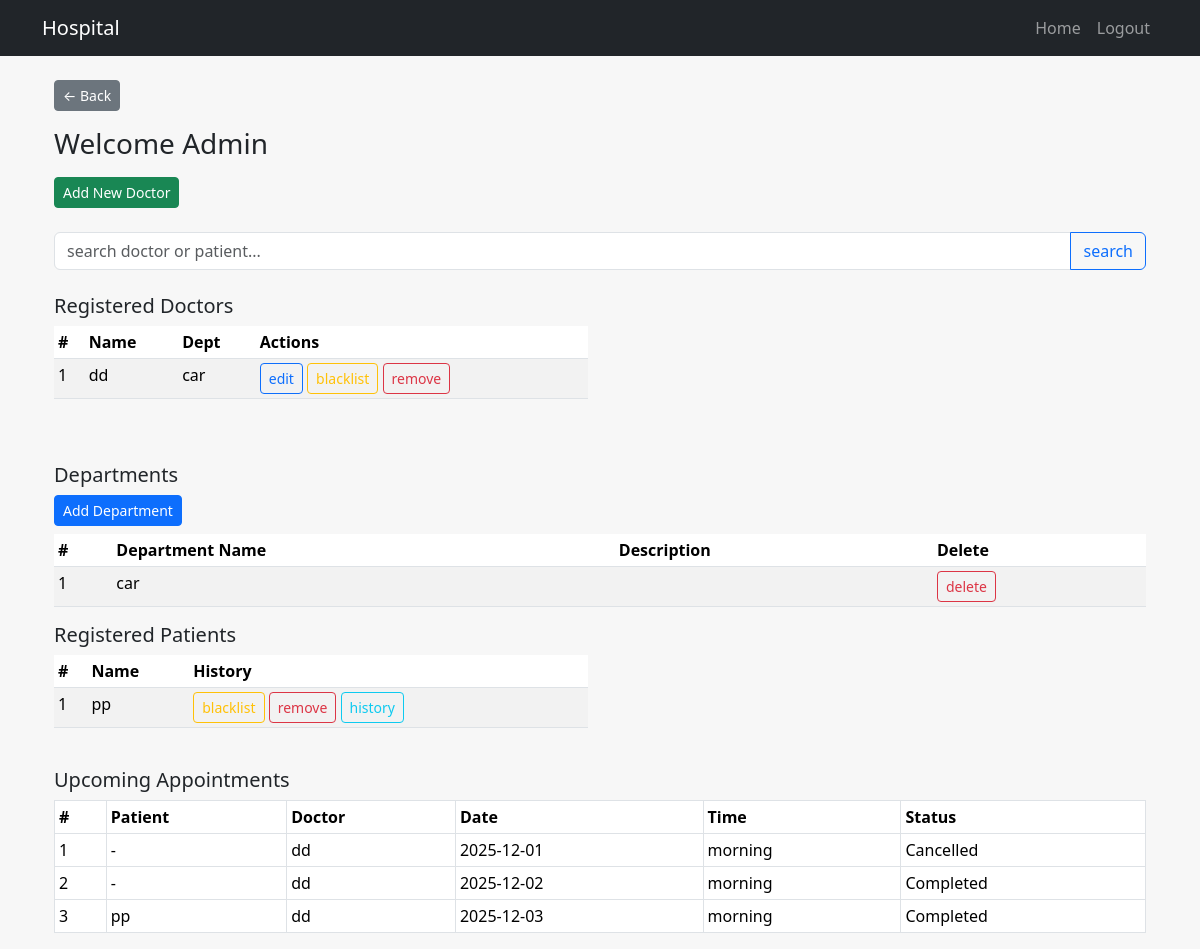
The page /admin/dashboard (signed in) on the database its author committed.
### app.py (models this page shows)
class User(db.Model):
    __tablename__ = "users"
    id = db.Column(db.Integer, primary_key=True)
    username = db.Column(db.String(150), unique=True, nullable=False)
    email = db.Column(db.String(150), unique=True, nullable=False)
    password = db.Column(db.String(150), nullable=False)
    role = db.Column(db.String(50), nullable=False, default="patient")
    created_at = db.Column(db.DateTime, default=datetime.utcnow)
    department_id = db.Column(
        db.Integer,
        db.ForeignKey("departments.id", ondelete="CASCADE"),
        nullable=True
    )
    department = db.relationship("Department", back_populates="users")
    experience = db.Column(db.Integer, nullable=True)       # years
    qualifications = db.Column(db.String(250), nullable=True)
    blacklisted = db.Column(db.Boolean, default=False)
    appointments_as_patient = db.relationship(
        "Appointment",
        back_populates="patient",
        foreign_keys="Appointment.patient_id",
        cascade="all, delete",
        passive_deletes=True
    )
    appointments_as_doctor = db.relationship(
        "Appointment",
        back_populates="doctor",
        foreign_keys="Appointment.doctor_id",
        cascade="all, delete",
        passive_deletes=True
    )
    availabilities = db.relationship(
        "DoctorAvailability",
        back_populates="doctor",
        cascade="all, delete"
    )

class Department(db.Model):
    __tablename__ = "departments"
    id = db.Column(db.Integer, primary_key=True)
    department_name = db.Column(db.String(100), unique=True, nullable=False)
    description = db.Column(db.Text, nullable=True)
    users = db.relationship(
        "User",
        back_populates="department",
        cascade="all, delete",
        passive_deletes=True
    )

class Appointment(db.Model):
    __tablename__ = "appointments"
    id = db.Column(db.Integer, primary_key=True)
    date = db.Column(db.String(20), nullable=False)
    time = db.Column(db.String(20), nullable=False)
    status = db.Column(db.String(20), default="Booked")
    doctor_id = db.Column(db.Integer, db.ForeignKey("users.id", ondelete="CASCADE"))
    patient_id = db.Column(db.Integer, db.ForeignKey("users.id", ondelete="CASCADE"))
    doctor = db.relationship("User", foreign_keys=[doctor_id], back_populates="appointments_as_doctor")
    patient = db.relationship("User", foreign_keys=[patient_id], back_populates="appointments_as_patient")
    treatment = db.relationship("Treatment", back_populates="appointment", uselist=False, cascade="all, delete")

### app.py (the view)
@app.route('/admin/dashboard')
def admin_dashboard():
    if 'id' not in session or session.get('role') != 'admin':
        flash("Only admin can view this page", "danger")
        return redirect(url_for('index'))
    doctors = User.query.filter_by(role='doctor').all()
    patients = User.query.filter_by(role='patient').all()
    departments = Department.query.all()
    upcoming = Appointment.query.order_by(Appointment.date, Appointment.time).limit(10).all()
    return render_template(
        "admin_dashboard.html",
        doctors=doctors,
        patients=patients,
        departments=departments,
        upcoming=upcoming
    )

### templates/admin_dashboard.html (shortened to what this page needs)
{% extends "base.html" %}
{% block content %}
<h3 class="mb-3">Welcome Admin</h3>
<div class="mb-4">
    <a href="{{ url_for('admin_add_doctor') }}" class="btn btn-sm btn-success">Add New Doctor</a>
</div>
<form action="{{ url_for('admin_search') }}" method="GET" class="mb-4">
    <div class="input-group">
        <input type="text" name="q" class="form-control" placeholder="search doctor or patient...">
        <button class="btn btn-outline-primary">search</button>
    </div>
</form>
<div class="row">
    <div class="col-md-6">
        <h5>Registered Doctors</h5>
        <table class="table table-sm table-striped">
            <thead>
                <tr>
                    <th>#</th>
                    <th>Name</th>
                    <th>Dept</th>
                    <th>Actions</th>
                </tr>
            </thead>
            <tbody>
                {% for d in doctors %}
                <tr>
                    <td>{{ loop.index }}</td>
                    <td>{{ d.username }}</td>
                    <td>{{ d.department.department_name if d.department else '-' }}</td>
                    <td>
                        <a href="{{ url_for('admin_edit_doctor', doctor_id=d.id) }}"
                        class="btn btn-sm btn-outline-primary">
                            edit
                        </a>
                        {% if d.blacklisted %}
                            <a href="{{ url_for('admin_unblacklist_user', user_id=d.id) }}"
                            class="btn btn-sm btn-outline-warning">
                                un-blacklist
                            </a>
                        {% else %}
                            <a href="{{ url_for('admin_blacklist_user', user_id=d.id) }}"
                            class="btn btn-sm btn-outline-warning">
                                blacklist
                            </a>
                        {% endif %}
                        <form action="{{ url_for('admin_delete_doctor', doctor_id=d.id) }}"
                            method="POST" style="display:inline;">
                            <button class="btn btn-sm btn-outline-danger">remove</button>
                        </form>
                    </td>
                </tr>
                {% else %}
                <tr><td colspan="4">no doctors yet</td></tr>
                {% endfor %}
            </tbody>
        </table>
    </div>
    <div class="mt-5">
    <h5>Departments</h5>
    <div class="mb-2">
        <a href="{{ url_for('admin_add_department') }}" class="btn btn-sm btn-primary">Add Department</a>
    </div>
    <table class="table table-sm table-striped">
        <thead>
            <tr>
                <th>#</th>
                <th>Department Name</th>
                <th>Description</th>
                <th>Delete</th>
            </tr>
        </thead>
        <tbody>
            {% for d in departments %}
            <tr>
                <td>{{ loop.index }}</td>
                <td>{{ d.department_name }}</td>
                <td>{{ d.description }}</td>
                <td>
                    <form method="POST" action="{{ url_for('admin_delete_department', dept_id=d.id) }}">
                        <button class="btn btn-sm btn-outline-danger">delete</button>
                    </form>
                </td>
            </tr>
            {% else %}
            <tr><td colspan="4">no departments found</td></tr>
            {% endfor %}
        </tbody>
    </table>
</div>
    <div class="col-md-6">
        <h5>Registered Patients</h5>
        <table class="table table-sm table-striped">
            <thead>
                <tr>
                    <th>#</th>
                    <th>Name</th>
                    <th>History</th>
                </tr>
            </thead>
        <tbody>
            {% for p in patients %}
            <tr>
                <td>{{ loop.index }}</td>
                <td>{{ p.username }}</td>
                <td>
                    {% if p.blacklisted %}
                        <a href="{{ url_for('admin_unblacklist_user', user_id=p.id) }}"
                        class="btn btn-sm btn-outline-warning">
                            un-blacklist
                        </a>
                    {% else %}
                        <a href="{{ url_for('admin_blacklist_user', user_id=p.id) }}"
                        class="btn btn-sm btn-outline-warning">
                            blacklist
                        </a>
                    {% endif %}
                    <form action="{{ url_for('admin_delete_patient', patient_id=p.id) }}"
                        method="POST" style="display:inline;">
                        <button class="btn btn-sm btn-outline-danger">remove</button>
                    </form>
                    <a href="{{ url_for('admin_patient_history', patient_id=p.id) }}"
                    class="btn btn-sm btn-outline-info">
                        history
                    </a>
                </td>
            </tr>
            {% else %}
            <tr><td colspan="3">no patients yet</td></tr>
            {% endfor %}
        </tbody>
        </table>
    </div>
</div>
<div class="mt-4">
    <h5>Upcoming Appointments</h5>
    <table class="table table-sm table-bordered">
        <thead>
            <tr>
                <th>#</th>
                <th>Patient</th>
                <th>Doctor</th>
                <th>Date</th>
                <th>Time</th>
                <th>Status</th>
            </tr>
        </thead>
        <tbody>
            {% for a in upcoming %}
            <tr>
                <td>{{ loop.index }}</td>
                <td>{{ a.patient.username if a.patient else '-' }}</td>
                <td>{{ a.doctor.username if a.doctor else '-' }}</td>
                <td>{{ a.date }}</td>
                <td>{{ a.time }}</td>
                <td>{{ a.status }}</td>
            </tr>
            {% else %}
            <tr><td colspan="6">no appointments yet</td></tr>
            {% endfor %}
        </tbody>
    </table>
</div>
{% endblock %}

### templates/base.html (style rules this page uses)
body { background: #f7f7f7; }

### rows shown on the page
User: username "dd", department "car"
Department: department_name "car"
User: username "pp"
Appointment: patient "-", doctor "dd", date "2025-12-01", time "morning", status "Cancelled"
Appointment: patient "-", doctor "dd", date "2025-12-02", time "morning", status "Completed"
Appointment: patient "pp", doctor "dd", date "2025-12-03", time "morning", status "Completed"
